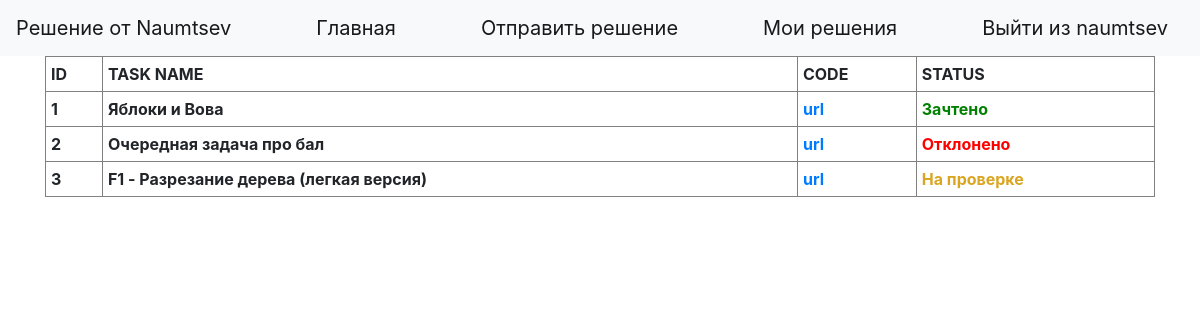
The app's page /my_solutions (signed in) with its own data.
### solution.py (models this page shows, shortened)
class YandexLyceumStudent(db.Model):
    id = db.Column(db.Integer, primary_key=True)
    username = db.Column(db.String(80), unique=True, nullable=False)
    name = db.Column(db.String(80), unique=False, nullable=False)
    surname = db.Column(db.String(80), unique=False, nullable=False)
    email = db.Column(db.String(120), unique=True, nullable=False)
    password = db.Column(db.String(120), unique=False, nullable=False)

class SolutionAttempt(db.Model):
    id = db.Column(db.Integer, primary_key=True)
    task = db.Column(db.String(120), unique=False, nullable=False)
    code = db.Column(db.String(2000), unique=False, nullable=False)
    status = db.Column(db.String(50), unique=False, nullable=False)
    student_id = db.Column(db.Integer,
                           db.ForeignKey('yandex_lyceum_student.id'),
                           nullable=False)
    student = db.relationship('YandexLyceumStudent',
                              backref=db.backref('SolutionAttempts',
                                                 lazy=True))

### solution.py (the view)
@app.route('/my_solutions', methods=['POST', 'GET'])
def my_solutions():
    if 'username' not in session:
        return redirect('/login')
    user = YandexLyceumStudent.query.filter_by(username=session['username']).first()
    all = SolutionAttempt.query.filter_by(student_id=user.id)
    arr = []
    for i in all:
        arr.append((i.id, i.task, i.status))
    return render_template('my_solutions.html', ADMINS=ADMINS, session=session, solutions=arr, sz=len(arr))

### templates/my_solutions.html
{% extends "base.html" %}
{% block content %}
{% if sz == 0%}
    <h1> <a style="margin:350px;" >Список ваших решений пуст </a></h1>
      {% else %}
    <div>
  <table border="1" width="100%" cellpadding="5" >
       <th>ID</th>
      <th>TASK NAME</th>
      <th>CODE</th>
      <th>STATUS</th>
      {% for id, task_name, status in solutions %}
      <tr>
          <th>{{id}}</th>
          <th>{{task_name}}</th>
          <th> <a href="/code/{{id}}">url</a></th>
          {% if status == 'На проверке'%}
          <th style="color:#DAA520">{{status}}</th>
          {% endif %}
            {% if status == 'Зачтено'%}
          <th style="color:green">{{status}}</th>
          {% endif %}
            {% if status == 'Отклонено'%}
          <th style="color:red">{{status}}</th>
          {% endif %}
    </tr>
      {% endfor %}
       </table>
    </div>
{% endif %}
{% endblock %}

### templates/base.html (shortened to what this page needs)
<!doctype html>
<html lang="en">
<head>
    <link rel="stylesheet" href="https://maxcdn.bootstrapcdn.com/bootstrap/4.0.0/css/bootstrap.min.css">
</head>
  <body>
    <header>
      <nav class="navbar navbar-light bg-light">
        <a class="navbar-brand" href="#">Решение от Naumtsev</a>
          {% if "username" in session %}
                        <a class="navbar-brand" href="/">Главная</a>
                        {% if session["username"] in ADMINS %}
                             <a class="navbar-brand" href="/add_announcement">Добавить объявление</a>
                            <a class="navbar-brand" href="/solutions">Решения учеников</a>
                         {% else %}
                              <a class="navbar-brand" href="/send_solution">Отправить решение</a>
                              <a class="navbar-brand" href="/my_solutions">Мои решения</a>
                        {% endif %}
                         <a class="navbar-brand" href="/logout">Выйти из {{session["username"]}}</a>
           {% endif %}
      </nav>
    </header>
    <main role="main" class="container">
        {% block content %}
        {% endblock %}
    </main>
  </body>
</html>

### records on screen
YandexLyceumStudent: username "naumtsev"
SolutionAttempt: id "1", task "Яблоки и Вова", status "Зачтено"
SolutionAttempt: id "2", task "Очередная задача про бал", status "Отклонено"
SolutionAttempt: id "3", task "F1 - Разрезание дерева (легкая версия)", status "На проверке"
